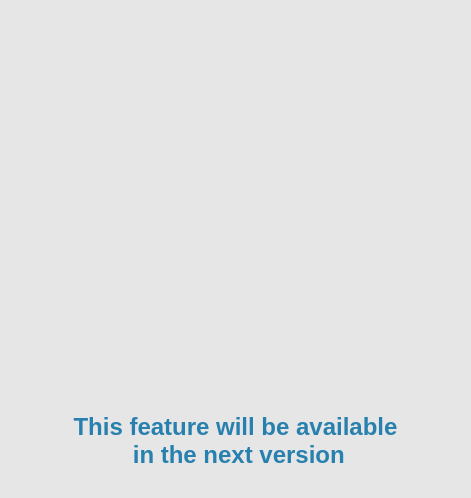
<?xml version="1.0" encoding="UTF-8"?>
<ui version="4.0">
 <class>ErrorPage</class>
 <widget class="QDialog" name="ErrorPage">
  <property name="geometry">
   <rect>
    <x>0</x>
    <y>0</y>
    <width>471</width>
    <height>498</height>
   </rect>
  </property>
  <property name="windowTitle">
   <string>Dokan Online Market</string>
  </property>
  <property name="windowIcon">
   <iconset resource="Resources.qrc">
    <normaloff>:/img/assets/img/icons/icons8-small-business-96.png</normaloff>:/img/assets/img/icons/icons8-small-business-96.png</iconset>
  </property>
  <property name="styleSheet">
   <string notr="true">background-color: #e6e6e6;</string>
  </property>
  <widget class="QLabel" name="label">
   <property name="geometry">
    <rect>
     <x>52</x>
     <y>30</y>
     <width>360</width>
     <height>360</height>
    </rect>
   </property>
   <property name="text">
    <string/>
   </property>
   <property name="pixmap">
    <pixmap resource="Resources.qrc">:/img/assets/img/icons/Error.png</pixmap>
   </property>
   <property name="scaledContents">
    <bool>true</bool>
   </property>
  </widget>
  <widget class="QLabel" name="label_2">
   <property name="geometry">
    <rect>
     <x>5</x>
     <y>395</y>
     <width>461</width>
     <height>91</height>
    </rect>
   </property>
   <property name="font">
    <font>
     <pointsize>18</pointsize>
     <bold>true</bold>
    </font>
   </property>
   <property name="styleSheet">
    <string notr="true">*{
background-color: rgba(255, 255, 255, 0);
color: #2880AE;
}</string>
   </property>
   <property name="text">
    <string>This feature will be available
 in the next version</string>
   </property>
   <property name="alignment">
    <set>Qt::AlignCenter</set>
   </property>
  </widget>
 </widget>
 <resources>
  <include location="Resources.qrc"/>
 </resources>
 <connections/>
</ui>
